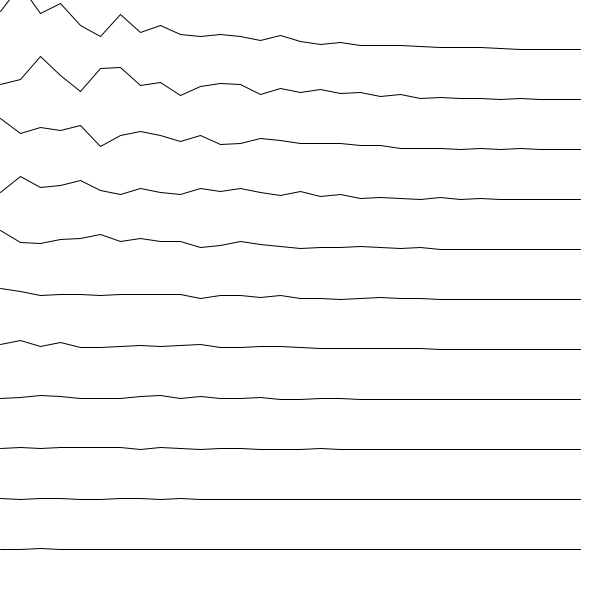
Frame 1 (no input)
Frame 60 (the mouse pressed at the canvas centre just before this capture): identical to frame 1, image omitted
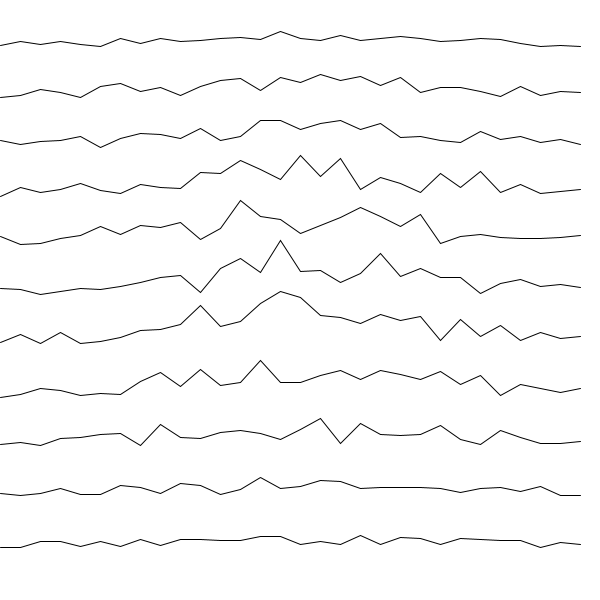
Frame 120 (the mouse held since frame 60 and released just before this capture)

The Processing sketch that drew these frames (run headless with seeded random() and noise(); from frame 60 on, the mouse is pressed at the canvas centre):

// Processing sketch: s21_interactive_landscape
// ── s21_interactive_landscape.pde
float maxDist;
void setup() {
  size(600, 600);
  noFill();
  maxDist = dist(0, 0, width, height);
}

void draw() {
  background(255);
  for(float y=0; y<height; y=y+50) {
    beginShape();
    for(float x=0; x<width; x=x+20) { 
      float mag = 1 - dist(x, y, mouseX, mouseY)/maxDist;
      mag = pow(mag, 4) * 100;
      vertex(x, y - mag * noise(x*0.1, y*0.1));
    }
    endShape();
  }
}
